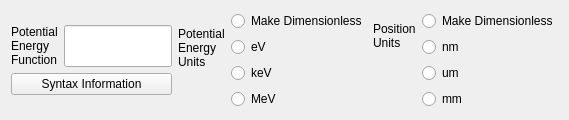
             <widget class="QWidget" name="potentialenergy_2">
              <attribute name="title">
               <string>Potential Energy</string>
              </attribute>
              <layout class="QHBoxLayout" name="horizontalLayout_8">
               <item>
                <layout class="QFormLayout" name="formLayout_11">
                 <property name="formAlignment">
                  <set>Qt::AlignmentFlag::AlignLeading|Qt::AlignmentFlag::AlignLeft|Qt::AlignmentFlag::AlignVCenter</set>
                 </property>
                 <item row="0" column="0">
                  <widget class="QLabel" name="label_20">
                   <property name="text">
                    <string>Potential
Energy
Function</string>
                   </property>
                  </widget>
                 </item>
                 <item row="0" column="1">
                  <widget class="QLineEdit" name="lineEdit_2">
                   <property name="sizePolicy">
                    <sizepolicy hsizetype="Expanding" vsizetype="Preferred">
                     <horstretch>0</horstretch>
                     <verstretch>0</verstretch>
                    </sizepolicy>
                   </property>
                  </widget>
                 </item>
                 <item row="1" column="0" colspan="2">
                  <widget class="QPushButton" name="pushButton_5">
                   <property name="text">
                    <string>Syntax Information</string>
                   </property>
                  </widget>
                 </item>
                </layout>
               </item>
               <item>
                <layout class="QFormLayout" name="formLayout_12">
                 <property name="formAlignment">
                  <set>Qt::AlignmentFlag::AlignLeading|Qt::AlignmentFlag::AlignLeft|Qt::AlignmentFlag::AlignVCenter</set>
                 </property>
                 <item row="0" column="0">
                  <widget class="QLabel" name="label_21">
                   <property name="text">
                    <string>Potential
Energy
Units</string>
                   </property>
                  </widget>
                 </item>
                 <item row="0" column="1">
                  <layout class="QVBoxLayout" name="verticalLayout_22">
                   <item>
                    <widget class="QRadioButton" name="radioButton_11">
                     <property name="text">
                      <string>Make Dimensionless</string>
                     </property>
                    </widget>
                   </item>
                   <item>
                    <widget class="QRadioButton" name="radioButton_12">
                     <property name="text">
                      <string>eV</string>
                     </property>
                    </widget>
                   </item>
                   <item>
                    <widget class="QRadioButton" name="radioButton_13">
                     <property name="text">
                      <string>keV</string>
                     </property>
                    </widget>
                   </item>
                   <item>
                    <widget class="QRadioButton" name="radioButton_14">
                     <property name="text">
                      <string>MeV</string>
                     </property>
                    </widget>
                   </item>
                  </layout>
                 </item>
                </layout>
               </item>
               <item>
                <layout class="QFormLayout" name="formLayout_13">
                 <property name="formAlignment">
                  <set>Qt::AlignmentFlag::AlignLeading|Qt::AlignmentFlag::AlignLeft|Qt::AlignmentFlag::AlignVCenter</set>
                 </property>
                 <item row="0" column="0">
                  <widget class="QLabel" name="label_22">
                   <property name="text">
                    <string>Position
Units</string>
                   </property>
                  </widget>
                 </item>
                 <item row="0" column="1">
                  <layout class="QVBoxLayout" name="verticalLayout_23">
                   <item>
                    <widget class="QRadioButton" name="radioButton_15">
                     <property name="text">
                      <string>Make Dimensionless</string>
                     </property>
                    </widget>
                   </item>
                   <item>
                    <widget class="QRadioButton" name="radioButton_16">
                     <property name="text">
                      <string>nm</string>
                     </property>
                    </widget>
                   </item>
                   <item>
                    <widget class="QRadioButton" name="radioButton_17">
                     <property name="text">
                      <string>um</string>
                     </property>
                    </widget>
                   </item>
                   <item>
                    <widget class="QRadioButton" name="radioButton_18">
                     <property name="text">
                      <string>mm</string>
                     </property>
                    </widget>
                   </item>
                  </layout>
                 </item>
                </layout>
               </item>
              </layout>
             </widget>
